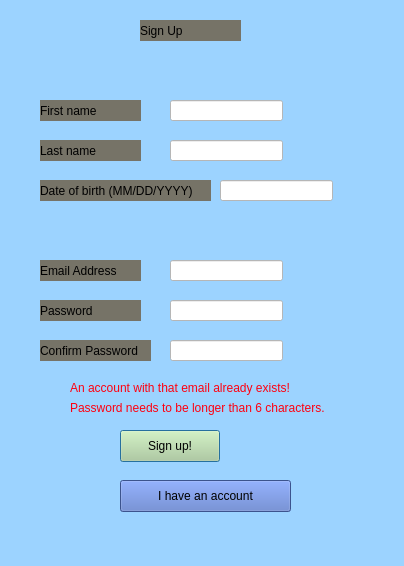
<?xml version="1.0" encoding="UTF-8"?>
<ui version="4.0">
 <class>Dialog</class>
 <widget class="QDialog" name="Dialog">
  <property name="geometry">
   <rect>
    <x>0</x>
    <y>0</y>
    <width>404</width>
    <height>566</height>
   </rect>
  </property>
  <property name="windowTitle">
   <string>Dialog</string>
  </property>
  <property name="styleSheet">
   <string notr="true">background-color: rgb(156, 211, 255)
</string>
  </property>
  <widget class="QLabel" name="ea">
   <property name="geometry">
    <rect>
     <x>40</x>
     <y>260</y>
     <width>101</width>
     <height>21</height>
    </rect>
   </property>
   <property name="styleSheet">
    <string notr="true">background-color:rgb(118, 115, 103)
</string>
   </property>
   <property name="text">
    <string>Email Address</string>
   </property>
  </widget>
  <widget class="QLabel" name="password">
   <property name="geometry">
    <rect>
     <x>40</x>
     <y>300</y>
     <width>101</width>
     <height>21</height>
    </rect>
   </property>
   <property name="styleSheet">
    <string notr="true">background-color:rgb(118, 115, 103)
</string>
   </property>
   <property name="text">
    <string>Password</string>
   </property>
  </widget>
  <widget class="QLabel" name="SignUp">
   <property name="geometry">
    <rect>
     <x>140</x>
     <y>20</y>
     <width>101</width>
     <height>21</height>
    </rect>
   </property>
   <property name="styleSheet">
    <string notr="true">background-color:rgb(118, 115, 103)
</string>
   </property>
   <property name="text">
    <string>Sign Up</string>
   </property>
  </widget>
  <widget class="QPushButton" name="subutton">
   <property name="geometry">
    <rect>
     <x>120</x>
     <y>430</y>
     <width>100</width>
     <height>32</height>
    </rect>
   </property>
   <property name="styleSheet">
    <string notr="true">background-color:rgb(184, 210, 146)</string>
   </property>
   <property name="text">
    <string>Sign up!</string>
   </property>
  </widget>
  <widget class="QLineEdit" name="easu">
   <property name="geometry">
    <rect>
     <x>170</x>
     <y>260</y>
     <width>113</width>
     <height>21</height>
    </rect>
   </property>
   <property name="styleSheet">
    <string notr="true">background-color:
rgb(255, 255, 255)</string>
   </property>
   <property name="text">
    <string/>
   </property>
  </widget>
  <widget class="QLineEdit" name="passwordsu">
   <property name="geometry">
    <rect>
     <x>170</x>
     <y>300</y>
     <width>113</width>
     <height>21</height>
    </rect>
   </property>
   <property name="styleSheet">
    <string notr="true">background-color:
rgb(255, 255, 255)</string>
   </property>
  </widget>
  <widget class="QLabel" name="cpassword">
   <property name="geometry">
    <rect>
     <x>40</x>
     <y>340</y>
     <width>111</width>
     <height>21</height>
    </rect>
   </property>
   <property name="styleSheet">
    <string notr="true">background-color:rgb(118, 115, 103)
</string>
   </property>
   <property name="text">
    <string>Confirm Password</string>
   </property>
  </widget>
  <widget class="QLineEdit" name="passwordsu_2">
   <property name="geometry">
    <rect>
     <x>170</x>
     <y>340</y>
     <width>113</width>
     <height>21</height>
    </rect>
   </property>
   <property name="styleSheet">
    <string notr="true">background-color:
rgb(255, 255, 255)</string>
   </property>
  </widget>
  <widget class="QLabel" name="ea_2">
   <property name="geometry">
    <rect>
     <x>40</x>
     <y>100</y>
     <width>101</width>
     <height>21</height>
    </rect>
   </property>
   <property name="styleSheet">
    <string notr="true">background-color:rgb(118, 115, 103)
</string>
   </property>
   <property name="text">
    <string>First name</string>
   </property>
  </widget>
  <widget class="QLabel" name="lastnamelabel">
   <property name="geometry">
    <rect>
     <x>40</x>
     <y>140</y>
     <width>101</width>
     <height>21</height>
    </rect>
   </property>
   <property name="styleSheet">
    <string notr="true">background-color:rgb(118, 115, 103)
</string>
   </property>
   <property name="text">
    <string>Last name</string>
   </property>
  </widget>
  <widget class="QLabel" name="DOBlabel">
   <property name="geometry">
    <rect>
     <x>40</x>
     <y>180</y>
     <width>171</width>
     <height>21</height>
    </rect>
   </property>
   <property name="styleSheet">
    <string notr="true">background-color:rgb(118, 115, 103)
</string>
   </property>
   <property name="text">
    <string>Date of birth (MM/DD/YYYY)</string>
   </property>
  </widget>
  <widget class="QLineEdit" name="DOB">
   <property name="geometry">
    <rect>
     <x>220</x>
     <y>180</y>
     <width>113</width>
     <height>21</height>
    </rect>
   </property>
   <property name="styleSheet">
    <string notr="true">background-color:
rgb(255, 255, 255)</string>
   </property>
   <property name="text">
    <string/>
   </property>
  </widget>
  <widget class="QLineEdit" name="lastname">
   <property name="geometry">
    <rect>
     <x>170</x>
     <y>140</y>
     <width>113</width>
     <height>21</height>
    </rect>
   </property>
   <property name="styleSheet">
    <string notr="true">background-color:
rgb(255, 255, 255)</string>
   </property>
   <property name="text">
    <string/>
   </property>
  </widget>
  <widget class="QLineEdit" name="firstname">
   <property name="geometry">
    <rect>
     <x>170</x>
     <y>100</y>
     <width>113</width>
     <height>21</height>
    </rect>
   </property>
   <property name="styleSheet">
    <string notr="true">background-color:
rgb(255, 255, 255)</string>
   </property>
   <property name="text">
    <string/>
   </property>
  </widget>
  <widget class="QPushButton" name="ihaveacct_button">
   <property name="geometry">
    <rect>
     <x>120</x>
     <y>480</y>
     <width>171</width>
     <height>32</height>
    </rect>
   </property>
   <property name="styleSheet">
    <string notr="true">background-color:rgb(84, 116, 197)</string>
   </property>
   <property name="text">
    <string>I have an account</string>
   </property>
  </widget>
  <widget class="QLabel" name="errormessage">
   <property name="geometry">
    <rect>
     <x>70</x>
     <y>380</y>
     <width>261</width>
     <height>16</height>
    </rect>
   </property>
   <property name="text">
    <string>&lt;html&gt;&lt;head/&gt;&lt;body&gt;&lt;p&gt;&lt;span style=&quot; color:#ff000f;&quot;&gt;An account with that email already exists!&lt;/span&gt;&lt;/p&gt;&lt;/body&gt;&lt;/html&gt;</string>
   </property>
  </widget>
  <widget class="QLabel" name="errormessage2">
   <property name="geometry">
    <rect>
     <x>70</x>
     <y>400</y>
     <width>291</width>
     <height>16</height>
    </rect>
   </property>
   <property name="text">
    <string>&lt;html&gt;&lt;head/&gt;&lt;body&gt;&lt;p&gt;&lt;span style=&quot; color:#ff000f;&quot;&gt;Password needs to be longer than 6 characters.&lt;/span&gt;&lt;/p&gt;&lt;/body&gt;&lt;/html&gt;</string>
   </property>
  </widget>
 </widget>
 <resources/>
 <connections/>
</ui>
